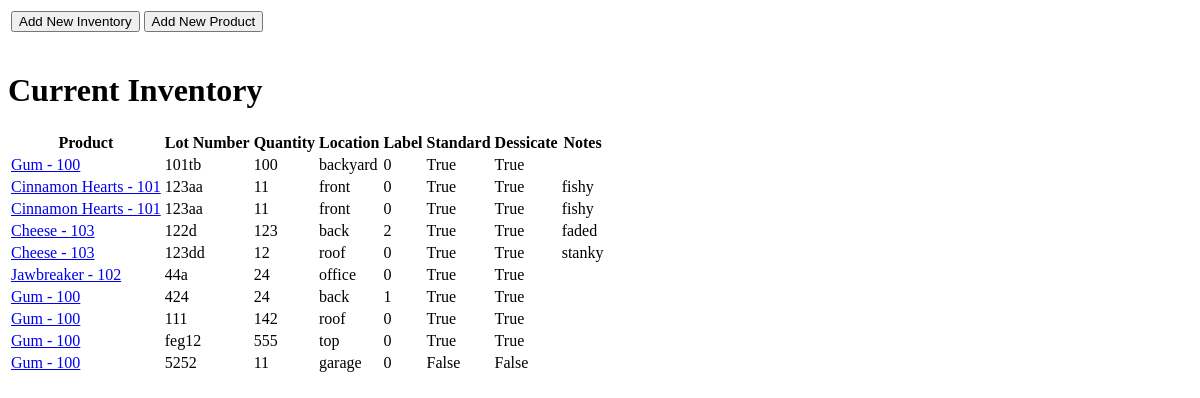
The page /tracker/ on the database as committed earlier.
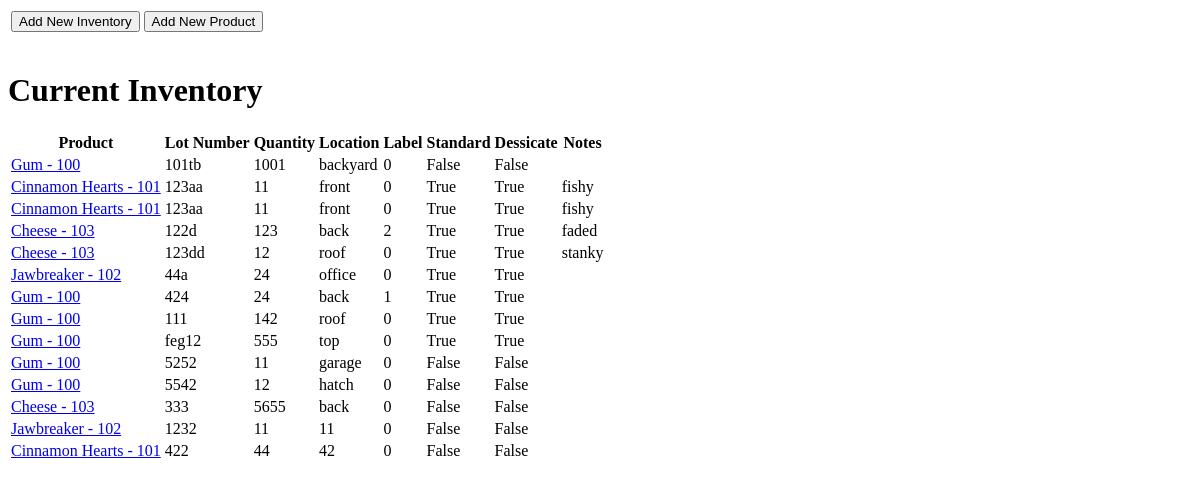
The same page on the database as committed later.
### tracker/models.py (models this page shows, shortened)
class Inventory(models.Model):
    NO_LABEL = 0
    HAS_LABEL = 1
    SOME_LABELS = 2
    LABEL_INFO = ((NO_LABEL, 'No Label'),
                  (HAS_LABEL, 'Has labels'),
                  (SOME_LABELS, 'Partially labelled'),)
    product = models.ForeignKey(Product, on_delete=models.CASCADE)
    add_date = models.DateTimeField('date added')
    lot_number = models.CharField(max_length=200)
    quantity = models.IntegerField(default=0)
    location = models.CharField(max_length=100)
    label = models.CharField(max_length=1,choices=LABEL_INFO, default=NO_LABEL)
    standard = models.CharField(max_length=3)
    dessicate = models.CharField(max_length=3)
    notes = models.CharField(max_length=200)

class Product(models.Model):
    DEXTROSE = 'DEX'
    GUM = 'GUM'
    CATEGORIES = (
                  (DEXTROSE, 'Dextrose'),
                  (GUM, 'Gum'),)
    product_name = models.CharField(max_length=200)
    sm_lot_number = models.CharField(max_length=200)
    weight = models.DecimalField(max_digits=6, decimal_places=2)
    pieces = models.IntegerField()
    category = models.CharField(max_length=3,choices=CATEGORIES,default=DEXTROSE)
    def __str__(self):
        return self.product_name + " - " + self.sm_lot_number

### tracker/views.py (the view)
def index(request):
    inventory_list = Inventory.objects.order_by('add_date')[:]
    context = {'inventory_list': inventory_list}
    return render(request, 'tracker/index.html', context)

### tracker/templates/tracker/index.html (shortened to what this page needs)
<table class="menu">
    <tr>
        <td>
            <form action="{% url 'tracker:add_inventory' %}">
                <input type="submit" value="Add New Inventory">
            </form>
        </td>
        <td>
            <form action="{% url 'tracker:add_product' %}">
                <input type="submit" value="Add New Product">
            </form>
        </td>
    </tr>
</table>
<h1>Current Inventory</h1>
{% if inventory_list %}
<table>
    <tr>
        <th>Product</th>
        <th>Lot Number</th>
        <th>Quantity</th>
        <th>Location</th>
        <th>Label</th>
        <th>Standard</th>
        <th>Dessicate</th>
        <th>Notes</th>
    {% for inventory in inventory_list %}
    <tr>
        <td><a href="{% url 'tracker:product_inventory' inventory.product.product_name.lower %}">{{ inventory.product }}</a></td>
        <td>{{ inventory.lot_number }}</td>
        <td>{{ inventory.quantity }}</td>
        <td>{{ inventory.location }}</td>
        <td>{{ inventory.label }}</td>
        <td>{{ inventory.standard }}</td>
        <td>{{ inventory.dessicate }}</td>
        <td>{{ inventory.notes }}</td>
    </tr>
    {% endfor %}
</table>
{% else %}
<p>No inventory in system.</p>
{% endif %}

Rows that differ between the two databases and show on the page:
changed Inventory "101tb": quantity "100" → "1001"; standard "True" → "False"; dessicate "True" → "False"
added Inventory: product "Gum - 100", lot_number "5542", quantity "12", location "hatch", label "0", standard "False", dessicate "False"
added Inventory: product "Cheese - 103", lot_number "333", quantity "5655", location "back", label "0", standard "False", dessicate "False"
added Inventory: product "Jawbreaker - 102", lot_number "1232", quantity "11", location "11", label "0", standard "False", dessicate "False"
added Inventory: product "Cinnamon Hearts - 101", lot_number "422", quantity "44", location "42", label "0", standard "False", dessicate "False"
